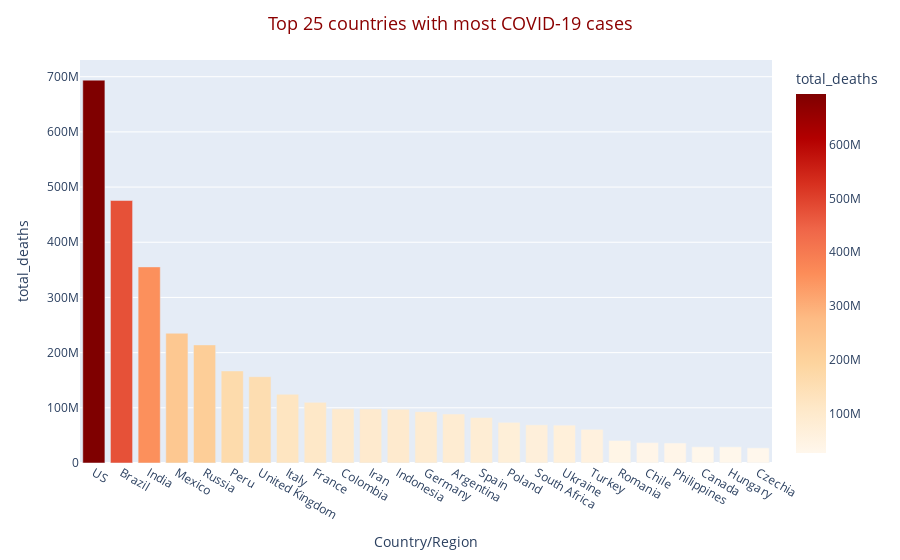

The notebook cell saved with this chart:
### Markdown cell above
#### Top 25 Countries with most COVID-19 deaths

### Code cell
cases_per_country = cases_deaths_vaccinations_df[country_filter].groupby('Country/Region').sum().reset_index()

fig = px.bar(cases_per_country.sort_values('total_deaths', ascending=False).head(25), x='Country/Region', y='total_deaths', color='total_deaths', color_continuous_scale='orrd')
fig.update_layout(title='Top 25 countries with most COVID-19 cases', title_x=0.5, title_font=dict(size=18, color='Darkred'))
fig.show()

### Figure 1 — Plotly figure (JSON) as saved in the notebook; plotly's stock layout.template omitted (floating-point values rounded to 4 significant figures)
{"data": [{"alignmentgroup": "True", "hovertemplate": "Country/Region=%{x}<br>total_deaths=%{marker.color}<extra></extra>", "legendgroup": "", "marker": {"color": [693726097, 475599481, 355367367, 235090937, 213996745, 166799790, 156408526, 124550472, 109878512, 98109897, 98027555, 97439226, 93032611, 88688810, 82425444, 73661209, 69184334, 68575239, 60981858, 40717910, 37036032, 36172255, 29336232, 29316223, 27494194], "coloraxis": "coloraxis", "pattern": {"shape": ""}}, "name": "", "offsetgroup": "", "orientation": "v", "showlegend": false, "textposition": "auto", "type": "bar", "x": ["US", "Brazil", "India", "Mexico", "Russia", "Peru", "United Kingdom", "Italy", "France", "Colombia", "Iran", "Indonesia", "Germany", "Argentina", "Spain", "Poland", "South Africa", "Ukraine", "Turkey", "Romania", "Chile", "Philippines", "Canada", "Hungary", "Czechia"], "xaxis": "x", "y": [693726097, 475599481, 355367367, 235090937, 213996745, 166799790, 156408526, 124550472, 109878512, 98109897, 98027555, 97439226, 93032611, 88688810, 82425444, 73661209, 69184334, 68575239, 60981858, 40717910, 37036032, 36172255, 29336232, 29316223, 27494194], "yaxis": "y"}], "layout": {"barmode": "relative", "coloraxis": {"colorbar": {"title": {"text": "total_deaths"}}, "colorscale": [[0, "rgb(255,247,236)"], [0.125, "rgb(254,232,200)"], [0.25, "rgb(253,212,158)"], [0.375, "rgb(253,187,132)"], [0.5, "rgb(252,141,89)"], [0.625, "rgb(239,101,72)"], [0.75, "rgb(215,48,31)"], [0.875, "rgb(179,0,0)"], [1, "rgb(127,0,0)"]]}, "legend": {"tracegroupgap": 0}, "margin": {"t": 60}, "title": {"font": {"color": "Darkred", "size": 18}, "text": "Top 25 countries with most COVID-19 cases", "x": 0.5}, "xaxis": {"anchor": "y", "domain": [0, 1], "title": {"text": "Country/Region"}}, "yaxis": {"anchor": "x", "domain": [0, 1], "title": {"text": "total_deaths"}}}}
